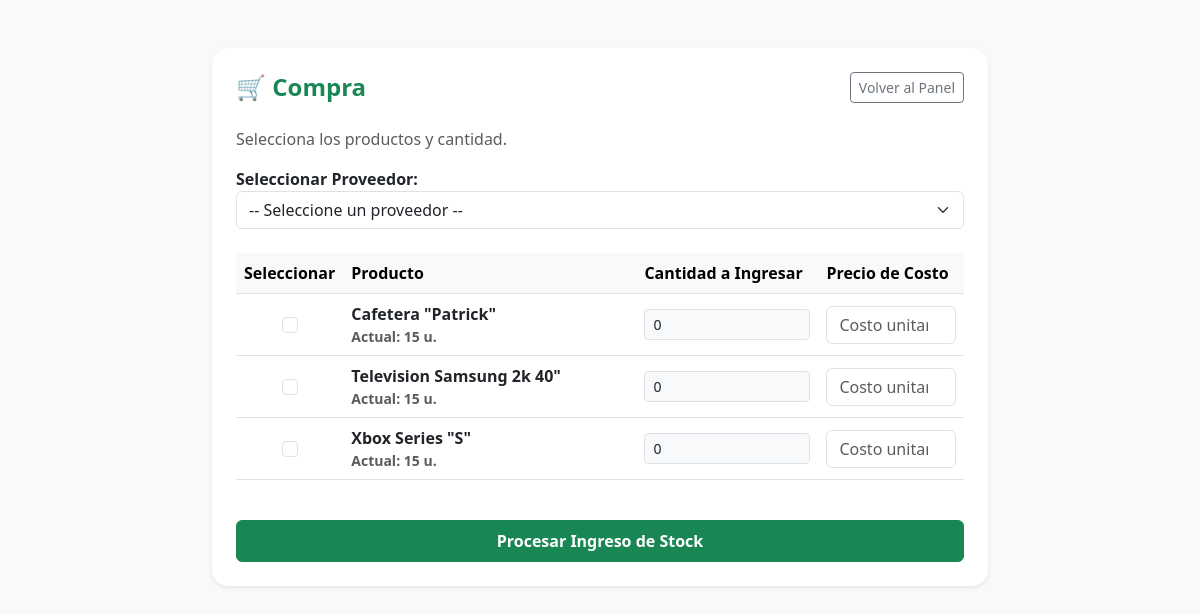
Before: /compras/simular/ (signed in) with the older database file.
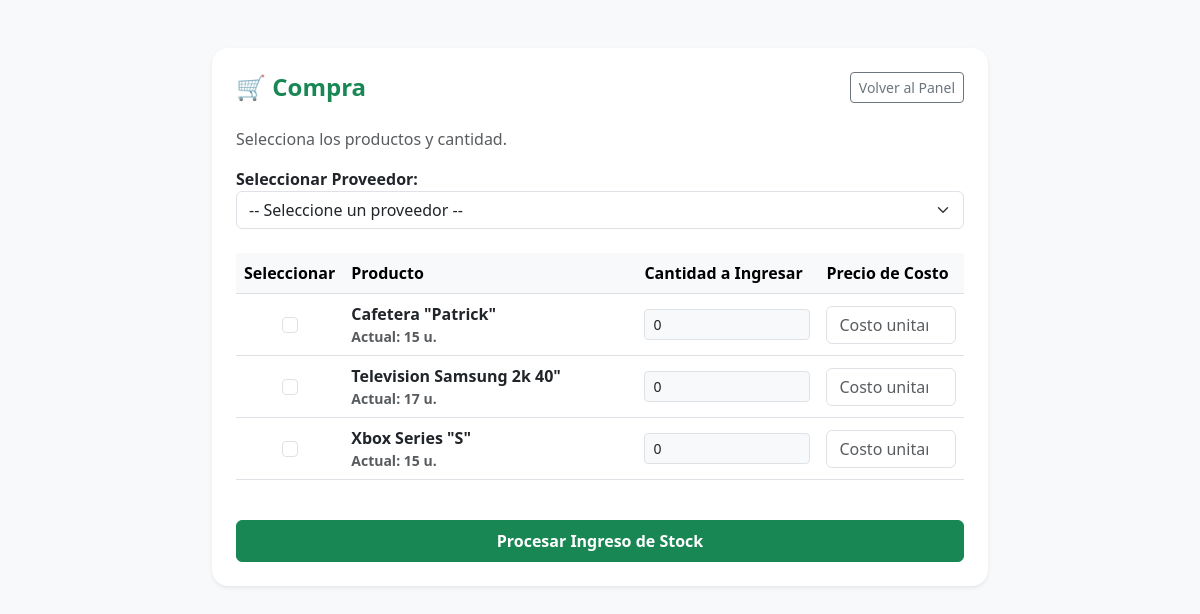
After: the same page with the newer database file.
### inventario/models.py (models this page shows, shortened)
class Producto(models.Model):
    nombre = models.CharField(max_length=100)
    categoria = models.ForeignKey(Categoria, on_delete=models.PROTECT, related_name='productos', null=True, blank=True)
    cantidad = models.IntegerField(default=0)  # Representa el Stock
    precio = models.DecimalField(max_digits=10, decimal_places=2)
    costo = models.DecimalField(max_digits=10, decimal_places=2, default=0.00)
    activo = models.BooleanField(default=True)

### compras/views.py (the view, shortened to what this page needs)
# urls.py: path('simular/', SimularCompraView.as_view(), name='simular_compra'),
class SimularCompraView(LoginRequiredMixin, AdminOrOperadorMixin, View):
    def get(self, request):
        productos = Producto.objects.filter(activo=True).order_by('nombre')
        proveedores = Proveedor.objects.all()
        return render(request, 'compras/simular_compra.html', {'productos': productos, 'proveedores': proveedores})

### inventario/views.py (called while the page is built)
    def test_func(self):
        user = self.request.user
        return user.is_superuser or user.groups.filter(name__in=['Admin', 'Operador']).exists()

### compras/templates/compras/simular_compra.html (shortened to what this page needs)
<!DOCTYPE html>
<html lang="es">
<head>
    <link href="https://cdn.jsdelivr.net/npm/bootstrap@5.3.0/dist/css/bootstrap.min.css" rel="stylesheet">
</head>
<body class="bg-light py-5">
    <div class="container" style="max-width: 800px;">
        <div class="card p-4 shadow-sm bg-white border-0 rounded-4">
            <div class="d-flex justify-content-between align-items-center mb-4">
                <h4 class="fw-bold text-success m-0">🛒 Compra</h4>
                <a href="{% url 'inventario:dashboard' %}" class="btn btn-outline-secondary btn-sm">Volver al Panel</a>
            </div>
            <p class="text-muted">Selecciona los productos y cantidad.</p>
            <form method="POST">
                <div class="mb-4">
                    <label class="fw-bold">Seleccionar Proveedor:</label>
                    <select name="proveedor_id" class="form-select" required>
                        <option value="" disabled selected>-- Seleccione un proveedor --</option>
                    </select>
                </div>
                <div class="table-responsive mb-4" style="max-height: 400px; overflow-y: auto;">
                    <table class="table align-middle">
                        <thead class="table-light sticky-top">
                            <tr>
                                <th width="10%">Seleccionar</th>
                                <th>Producto</th>
                                <th width="25%">Cantidad a Ingresar</th>
                                <th width="20%">Precio de Costo</th>
                            </tr>
                        </thead>
                        <tbody>
                            {% for p in productos %}
                            <tr>
                                <td class="text-center">
                                    <input type="checkbox" name="productos[]" value="{{ p.id }}" class="form-check-input row-check">
                                </td>
                                <td class="fw-bold">{{ p.nombre }} <span class="text-muted small d-block">Actual: {{ p.cantidad }} u.</span></td>
                                <td>
                                    <input type="number" name="cantidad_{{ p.id }}" class="form-control form-control-sm row-qty bg-light" min="1" readonly value="0">
                                </td>
                                <td>
                                    <input type="number" name="costo_{{ p.id }}" step="0.01" class="form-control" placeholder="Costo unitario">
                                </td>
                            </tr>
                            {% endfor %}
                        </tbody>
                    </table>
                </div>
                <button type="submit" class="btn btn-success w-100 py-2 fw-semibold">Procesar Ingreso de Stock</button>
            </form>
        </div>
    </div>
</body>
</html>

Changed rows visible on the page:
changed Producto "Television Samsung 2k 40\"": cantidad "15" → "17"
